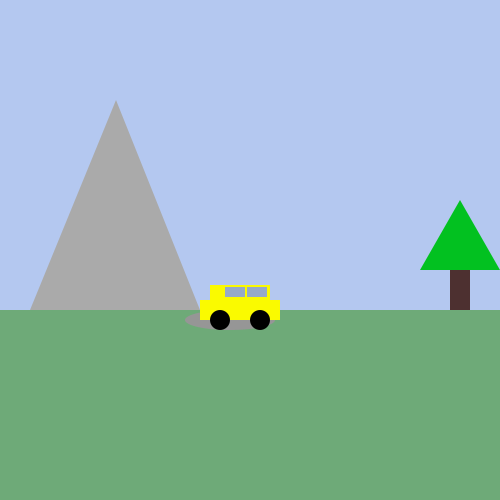
Frame 1 (no input)
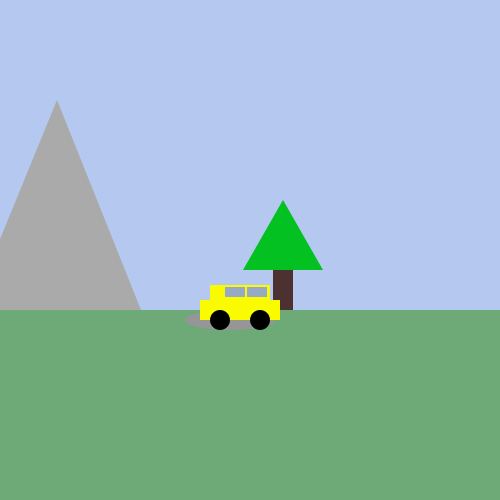
Frame 60 (the mouse pressed at the canvas centre just before this capture)
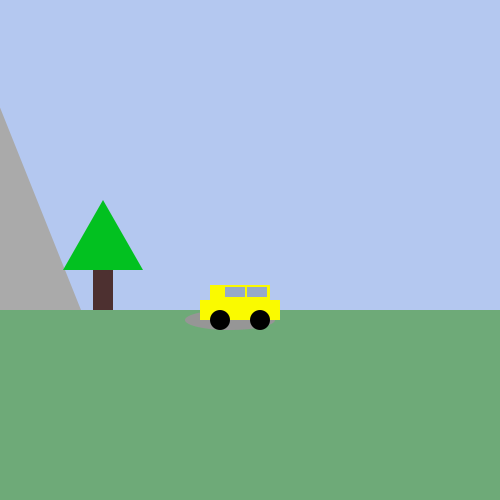
Frame 120 (the mouse held since frame 60 and released just before this capture)

The Processing sketch that drew these frames (run headless with seeded random() and noise(); from frame 60 on, the mouse is pressed at the canvas centre):

// Processing sketch: car
// ── car.pde
void setup() {
 size(500, 500);

}

int x = 200, mountain_x = 0, mountain_speed = -1, tree_x = -80, tree_speed = -3;

void draw() {
  noStroke();
  
  background(180, 200, 240);

  // draw the ground
  fill(110, 170, 120);
  rect(0, 310, width, height - 310);
  
  // draw the mountain
  fill(170,170,170);
  triangle(30 + mountain_x,310,200 + mountain_x,310,116 + mountain_x,100);
  
  // draw a tree
  fill(77,48,48);
  rect(530 + tree_x,270,20,40);
  fill(2,193,32);
  triangle(500 + tree_x, 270, 580 + tree_x, 270, 540 + tree_x, 200);
  
  // draw a yellow car
  fill(150, 150, 150);
  ellipse(x + 30, 320, 90, 20);

  fill(250,250,0);
  rect(x, 300, 80, 20);
  rect(x + 10, 285, 60, 15);
  
  fill(150, 170, 200);
  rect(x + 47, 287, 20, 10);
  rect(x + 25, 287, 20, 10);
  
  fill(0, 0, 0);
  ellipse(x + 20, 320, 20, 20);
  ellipse(x + 60, 320, 20, 20);

  mountain_x += mountain_speed;
  tree_x += tree_speed;

  // a comment
}
